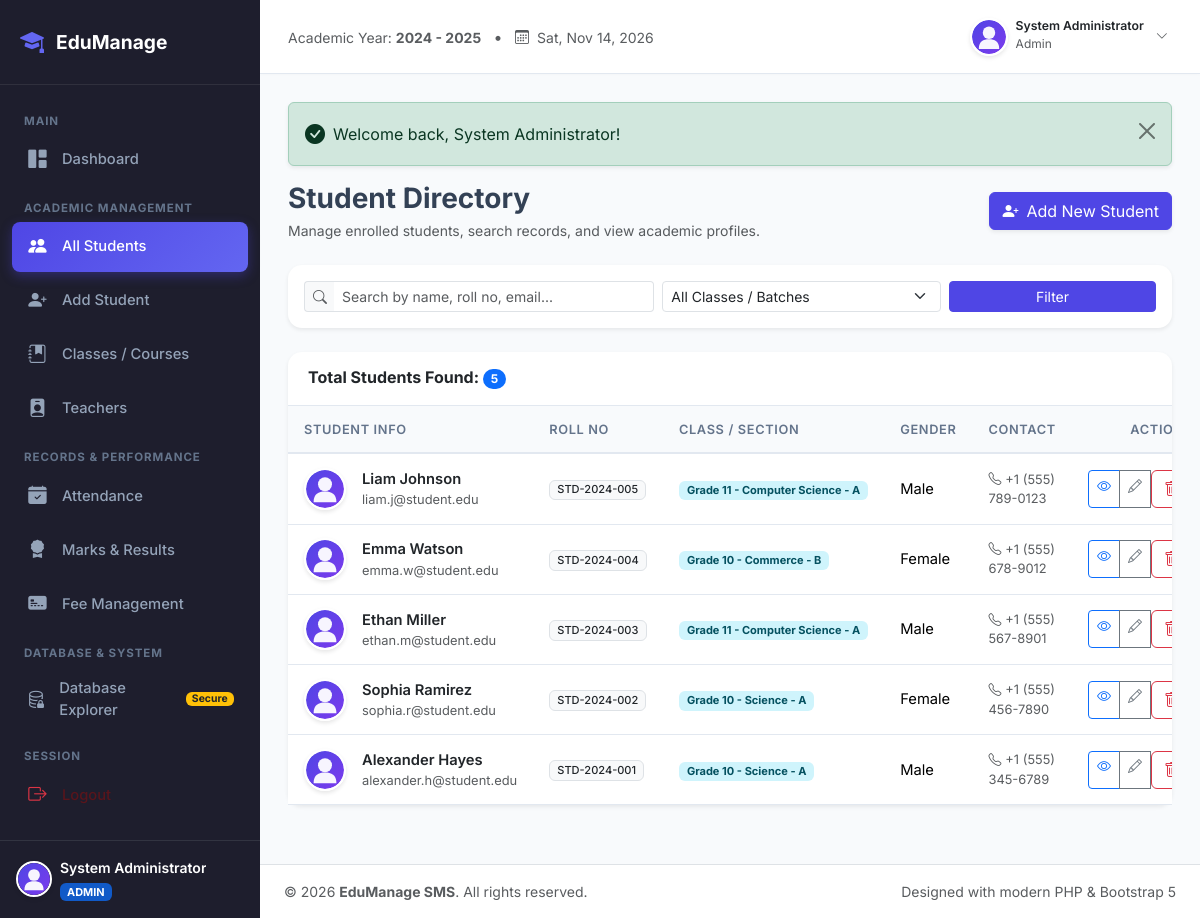
The app's page /admin/students.php (signed in) with its own data.
### tables this page shows
CREATE TABLE `students` (
  `id` INT AUTO_INCREMENT PRIMARY KEY,
  `user_id` INT NULL UNIQUE,
  `roll_no` VARCHAR(30) NOT NULL UNIQUE,
  `name` VARCHAR(100) NOT NULL,
  `class_id` INT NOT NULL,
  `dob` DATE DEFAULT NULL,
  `gender` ENUM('Male', 'Female', 'Other') DEFAULT 'Male',
  `email` VARCHAR(100) DEFAULT NULL,
  `phone` VARCHAR(25) DEFAULT NULL,
  `address` TEXT DEFAULT NULL,
  `photo` VARCHAR(255) DEFAULT 'default-avatar.svg',
  `created_at` TIMESTAMP DEFAULT CURRENT_TIMESTAMP,
  CONSTRAINT `fk_students_user` FOREIGN KEY (`user_id`) REFERENCES `users` (`id`) ON DELETE SET NULL ON UPDATE CASCADE,
  CONSTRAINT `fk_students_class` FOREIGN KEY (`class_id`) REFERENCES `classes` (`id`) ON DELETE CASCADE ON UPDATE CASCADE
);

CREATE TABLE `classes` (
  `id` INT AUTO_INCREMENT PRIMARY KEY,
  `class_name` VARCHAR(100) NOT NULL,
  `section` VARCHAR(20) DEFAULT 'A',
  `room_no` VARCHAR(20) DEFAULT NULL,
  `created_at` TIMESTAMP DEFAULT CURRENT_TIMESTAMP
);

### admin/students.php (the view, shortened to what this page needs)
<?php
require_once __DIR__ . '/../includes/auth.php';
$search = trim($_GET['search'] ?? '');
$page = max(1, (int)($_GET['page'] ?? 1));
$perPage = 8;
$offset = ($page - 1) * $perPage;
$where = [];
$params = [];
$whereClause = !empty($where) ? 'WHERE ' . implode(' AND ', $where) : '';
$countSql = "SELECT COUNT(*) FROM students s {$whereClause}";
$countStmt = $pdo->prepare($countSql);
$countStmt->execute($params);
$totalRecords = (int)$countStmt->fetchColumn();
$sql = "
    SELECT s.*, c.class_name, c.section, u.username
    FROM students s
    LEFT JOIN classes c ON s.class_id = c.id
    LEFT JOIN users u ON s.user_id = u.id
    {$whereClause}
    ORDER BY s.id DESC
    LIMIT {$perPage} OFFSET {$offset}
";
$stmt = $pdo->prepare($sql);
$stmt->execute($params);
$students = $stmt->fetchAll();
require_once __DIR__ . '/../includes/header.php';
require_once __DIR__ . '/../includes/sidebar.php';
require_once __DIR__ . '/../includes/navbar.php';
?>
<div class="d-flex flex-wrap justify-content-between align-items-center mb-4 gap-3">
    <div>
        <h3 class="fw-bold text-slate-800 mb-1">Student Directory</h3>
        <p class="text-muted small mb-0">Manage enrolled students, search records, and view academic profiles.</p>
    </div>
    <div>
        <a href="<?php echo BASE_URL; ?>admin/student_add.php" class="btn btn-primary d-flex align-items-center gap-2 shadow-sm">
            <i class="bi bi-person-plus-fill"></i> Add New Student
        </a>
    </div>
</div>
<div class="card border-0 shadow-sm mb-4">
    <div class="card-body p-3">
        <form method="GET" action="students.php" class="row g-2 align-items-center">
            <div class="col-md-5">
                <div class="input-group input-group-sm">
                    <span class="input-group-text bg-light text-muted border-end-0"><i class="bi bi-search"></i></span>
                    <input type="text" name="search" class="form-control border-start-0"
                           placeholder="Search by name, roll no, email..." value="<?php echo htmlspecialchars($search); ?>">
                </div>
            </div>
            <div class="col-md-4">
                <select name="class_id" class="form-select form-select-sm">
                    <option value="">All Classes / Batches</option>
                </select>
            </div>
            <div class="col-md-3 d-flex gap-2">
                <button type="submit" class="btn btn-primary btn-sm flex-grow-1">Filter</button>
            </div>
        </form>
    </div>
</div>
<div class="card border-0 shadow-sm">
    <div class="card-header bg-transparent d-flex justify-content-between align-items-center py-3">
        <h6 class="fw-bold mb-0 text-slate-800">
            Total Students Found: <span class="badge bg-primary rounded-pill"><?php echo $totalRecords; ?></span>
        </h6>
    </div>
    <div class="table-responsive">
        <table class="table mb-0 align-middle">
            <thead>
                <tr>
                    <th>Student Info</th>
                    <th>Roll No</th>
                    <th>Class / Section</th>
                    <th>Gender</th>
                    <th>Contact</th>
                    <th class="text-end">Actions</th>
                </tr>
            </thead>
            <tbody>
                <?php if (empty($students)): ?>
                    <tr>
                        <td colspan="6" class="text-center py-5 text-muted">
                            <i class="bi bi-person-x fs-1 d-block mb-2 text-secondary"></i>
                            No student records found matching your criteria.
                        </td>
                    </tr>
                <?php else: ?>
                    <?php foreach ($students as $s): ?>
                        <tr>
                            <td>
                                <div class="d-flex align-items-center gap-3">
                                    <img src="<?php echo BASE_URL; ?>assets/uploads/students/<?php echo htmlspecialchars($s['photo'] ?? 'default-avatar.svg'); ?>"
                                         alt="Avatar" class="student-avatar">
                                    <div>
                                        <div class="fw-semibold text-dark"><?php echo htmlspecialchars($s['name']); ?></div>
                                        <div class="small text-muted"><?php echo htmlspecialchars($s['email'] ?? 'No email provided'); ?></div>
                                    </div>
                                </div>
                            </td>
                            <td>
                                <span class="badge bg-light text-dark border fw-medium"><?php echo htmlspecialchars($s['roll_no']); ?></span>
                            </td>
                            <td>
                                <span class="badge bg-info-subtle text-info-emphasis px-2 py-1">
                                    <?php echo htmlspecialchars(($s['class_name'] ?? 'Unassigned') . ' - ' . ($s['section'] ?? '')); ?>
                                </span>
                            </td>
                            <td><?php echo htmlspecialchars($s['gender'] ?? 'N/A'); ?></td>
                            <td>
                                <div class="small text-muted"><i class="bi bi-telephone me-1"></i><?php echo htmlspecialchars($s['phone'] ?? 'N/A'); ?></div>
                            </td>
                            <td class="text-end">
                                <div class="btn-group btn-group-sm">
                                    <a href="<?php echo BASE_URL; ?>admin/student_view.php?id=<?php echo $s['id']; ?>"
                                       class="btn btn-outline-primary" title="View Full Profile">
                                        <i class="bi bi-eye"></i>
                                    </a>
                                    <a href="<?php echo BASE_URL; ?>admin/student_edit.php?id=<?php echo $s['id']; ?>"
                                       class="btn btn-outline-secondary" title="Edit Student">
                                        <i class="bi bi-pencil"></i>
                                    </a>
                                    <form method="POST" action="students.php" class="d-inline"
                                          onsubmit="return confirm('Are you sure you want to delete <?php echo addslashes($s['name']); ?>? All attendance, marks, and fees will also be removed.');">
                                        <button type="submit" class="btn btn-outline-danger" title="Delete Student">
                                            <i class="bi bi-trash"></i>
                                        </button>
                                    </form>
                                </div>
                            </td>
                        </tr>
                    <?php endforeach; ?>
                <?php endif; ?>
            </tbody>
        </table>
    </div>
</div>
<?php require_once __DIR__ . '/../includes/footer.php'; ?>

### assets/css/style.css (style rules this page uses)
:root { --primary: #4f46e5; --primary-hover: #4338ca; --primary-light: #eef2ff; --secondary: #64748b; --success: #10b981; --warning: #f59e0b; --danger: #ef4444; --info: #06b6d4; --dark: #0f172a; --slate-800: #1e293b; --slate-700: #334155; --slate-100: #f1f5f9; --slate-50: #f8fafc; --border-color: #e2e8f0; --sidebar-width: 260px; --sidebar-bg: #1e1e2d; --card-shadow: 0 4px 20px -2px rgba(0, 0, 0, 0.05), 0 2px 6px -1px rgba(0, 0, 0, 0.03); --card-hover-shadow: 0 10px 25px -3px rgba(0, 0, 0, 0.08), 0 4px 10px -2px rgba(0, 0, 0, 0.04); }
body { font-family: 'Inter', -apple-system, BlinkMacSystemFont, "Segoe UI", Roboto, Helvetica, Arial, sans-serif; background-color: #f8fafc; color: #334155; min-height: 100vh; display: flex; flex-direction: column; }
.card { border: 1px solid var(--border-color); border-radius: 14px; box-shadow: var(--card-shadow); background: #ffffff; transition: transform 0.2s ease, box-shadow 0.2s ease; }
.card-header { background-color: #ffffff; border-bottom: 1px solid var(--border-color); padding: 1rem 1.25rem; font-weight: 600; }
.table { vertical-align: middle; }
.table thead th { background-color: #f8fafc; color: #64748b; font-size: 0.8rem; text-transform: uppercase; letter-spacing: 0.05em; font-weight: 600; border-bottom: 2px solid var(--border-color); padding: 0.85rem 1rem; }
.table tbody td { padding: 0.85rem 1rem; border-bottom: 1px solid var(--border-color); font-size: 0.92rem; }
.student-avatar { width: 42px; height: 42px; border-radius: 50%; object-fit: cover; border: 2px solid #ffffff; box-shadow: 0 2px 4px rgba(0,0,0,0.1); }
.btn-primary { background-color: var(--primary); border-color: var(--primary); }

### records on screen
students: photo (placeholder picture), name "Liam Johnson", email "liam.j@student.edu", roll_no "STD-2024-005", class.section "Grade 11 - Computer Science - A", gender "Male", phone "+1 (555) 789-0123"
students: photo (placeholder picture), name "Emma Watson", email "emma.w@student.edu", roll_no "STD-2024-004", class.section "Grade 10 - Commerce - B", gender "Female", phone "+1 (555) 678-9012"
students: photo (placeholder picture), name "Ethan Miller", email "ethan.m@student.edu", roll_no "STD-2024-003", class.section "Grade 11 - Computer Science - A", gender "Male", phone "+1 (555) 567-8901"
students: photo (placeholder picture), name "Sophia Ramirez", email "sophia.r@student.edu", roll_no "STD-2024-002", class.section "Grade 10 - Science - A", gender "Female", phone "+1 (555) 456-7890"
students: photo (placeholder picture), name "Alexander Hayes", email "alexander.h@student.edu", roll_no "STD-2024-001", class.section "Grade 10 - Science - A", gender "Male", phone "+1 (555) 345-6789"

### other values on screen
$currentUser['name'] "System Administrator"
$role "ADMIN"
$role "Admin"
$message "Welcome back, System Administrator!"
$totalRecords "5"
APP_NAME "EduManage SMS"
